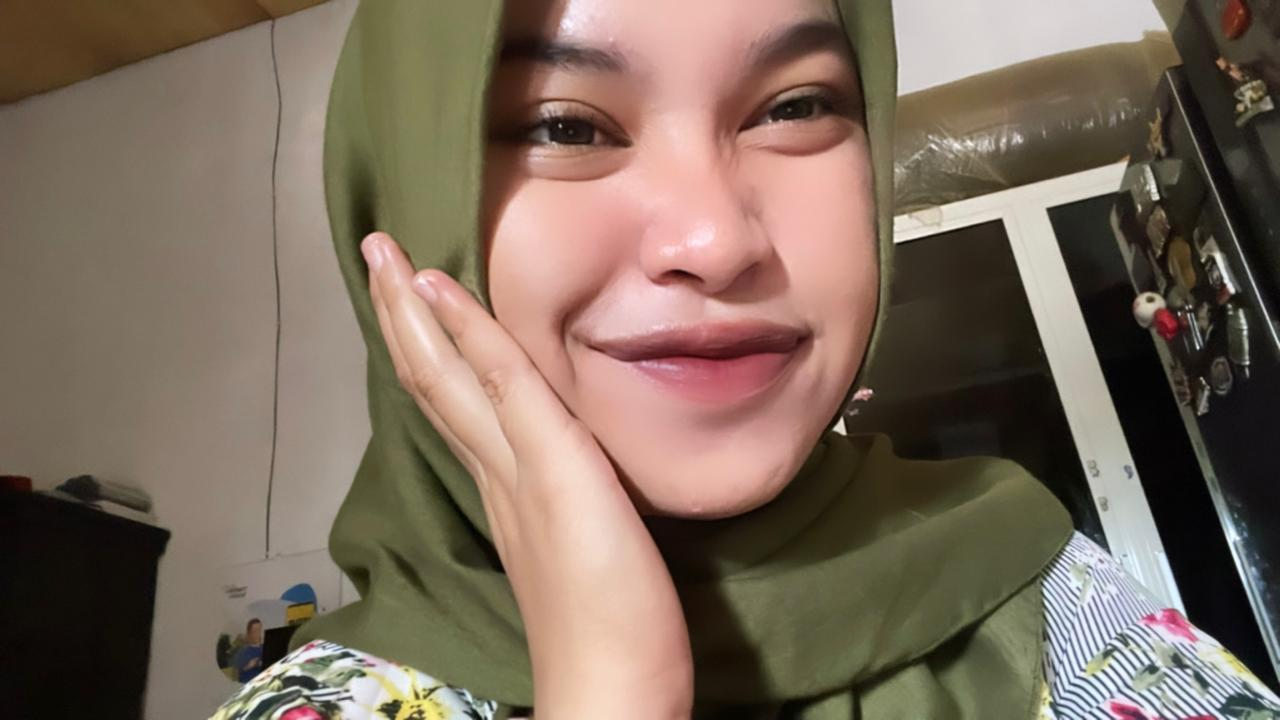
%> input picture UAS PCD dosen raisa/raissaa3.jpeg, 1280 x 720 px
$ octave biner.m   (GNU Octave 9; MATLAB toolbox functions it lacks are replaced by stand-ins)
%> lines starting %> are read from the running program, lines starting %| are printed output that depends on the picture; in (x1, y1, x2, y2) boxes, pixels count from 0 and x2, y2 are one past the last pixel; in counts of white or black regions, pixels touching at a corner belong together; the program's own positions count from 1
clear
clc
close all

img = imread('raissaa3.jpeg');
%> img is the input picture: size 720x1280x3 uint8; mean R, G, B 124.5, 107.4, 93
bnw = im2bw(img);
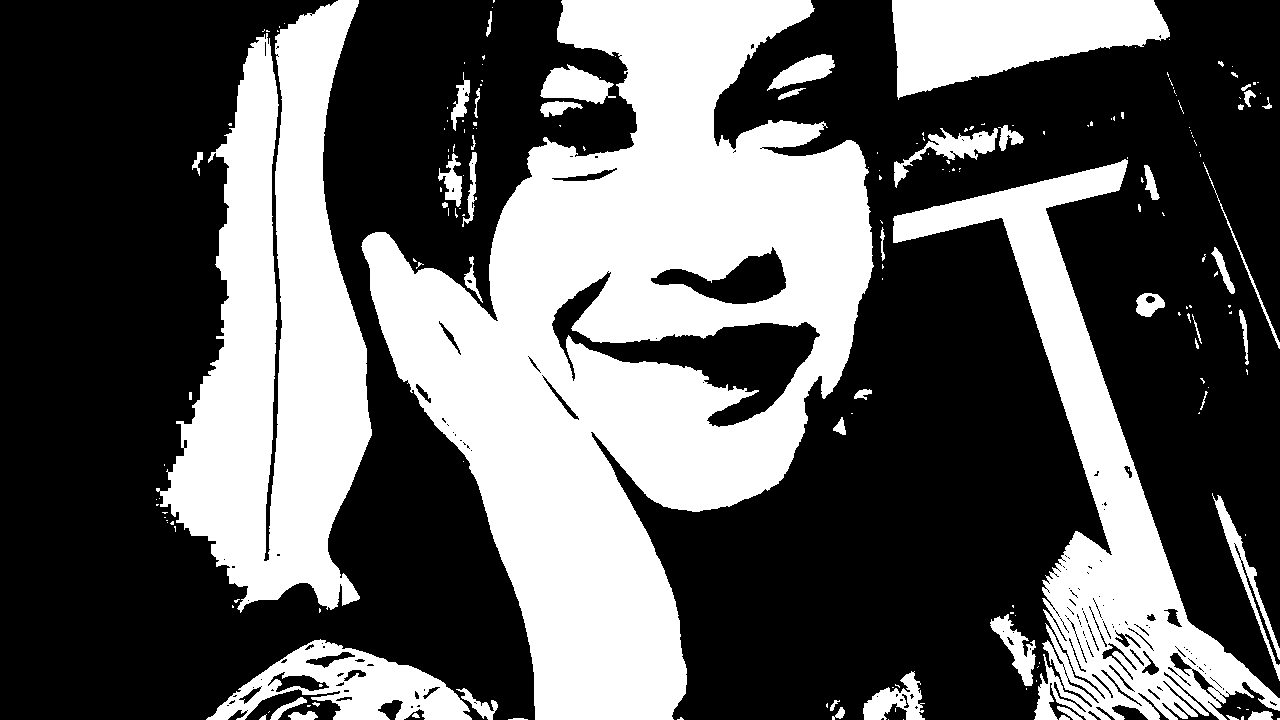
%> bnw: size 720x1280 logical; 37.1% white; 191 white regions (136 under 20 px), largest, box (x1, y1, x2, y2) and area: (361, 0, 874, 720) 178504, (156, 0, 372, 613) 72513, (893, 159, 1280, 720) 47160
R = img(:,:,1);
G = img(:,:,2);
B = img(:,:,3);
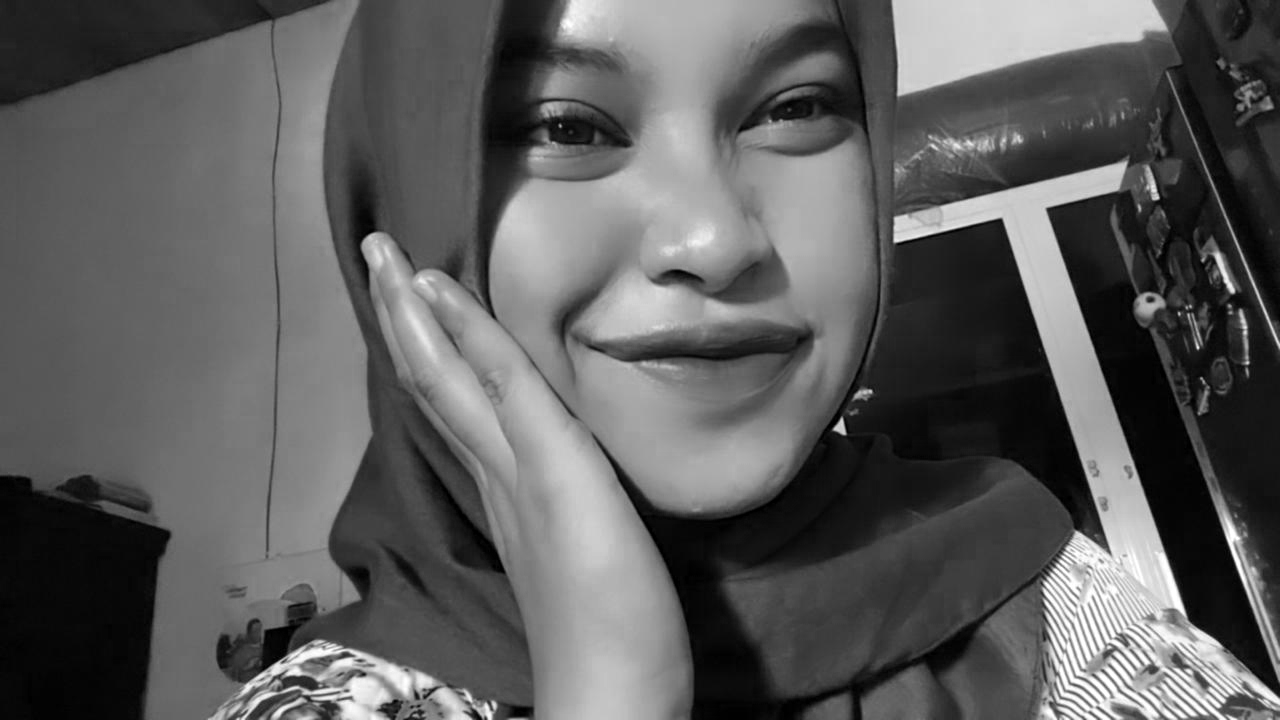
%> B: size 720x1280 uint8; min 0, max 255, mean 93

red = cat(3,R,G.*0,B.*0);
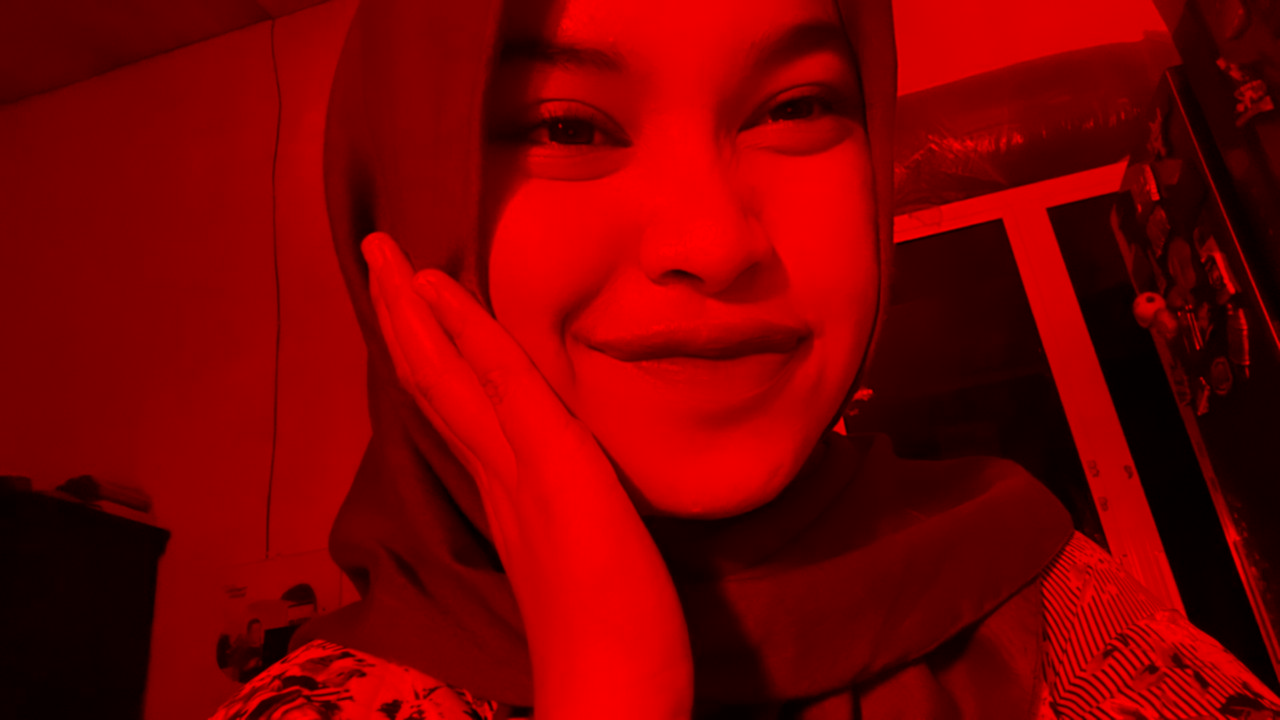
%> red: size 720x1280x3 uint8; mean R, G, B 124.5, 0, 0
green = cat(3,R.*0,G,B.*0);
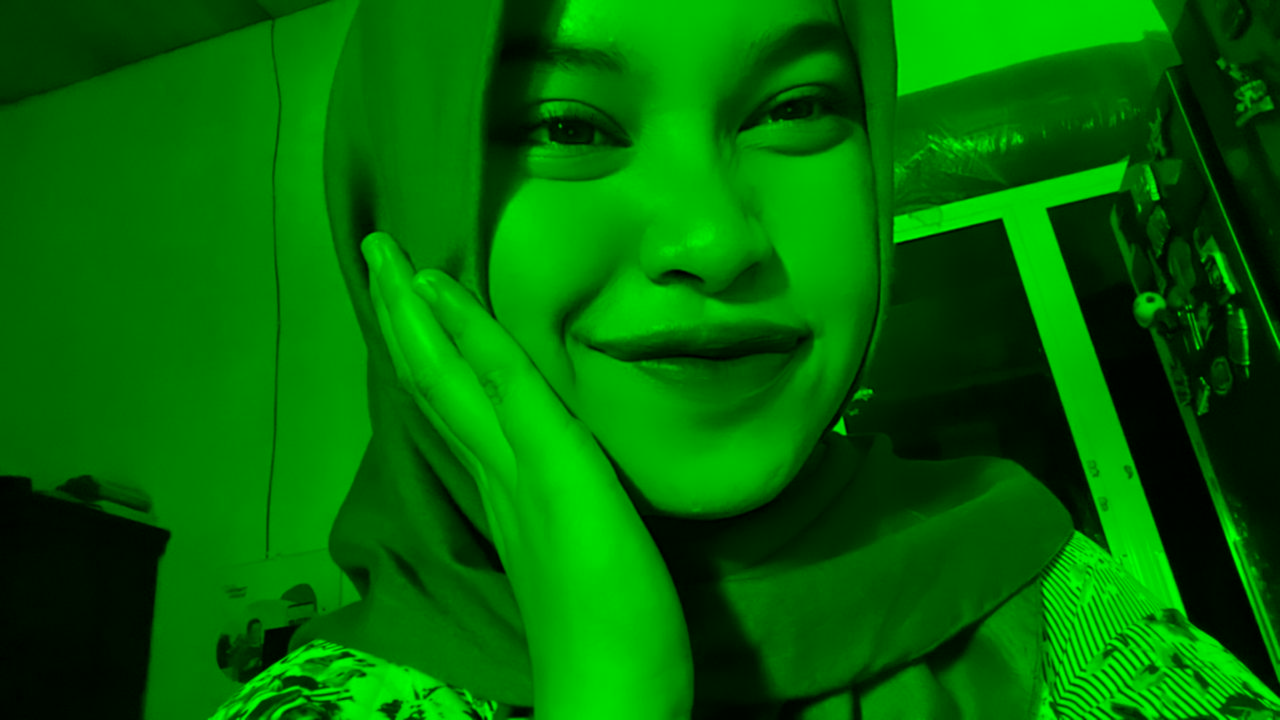
%> green: size 720x1280x3 uint8; mean R, G, B 0, 107.4, 0
blue = cat(3,R.*0,G.*B);

imshow(bnw);

$ run again, with UAS PCD dosen raisa/raisa.jpg copied over UAS PCD dosen raisa/raissaa3.jpeg
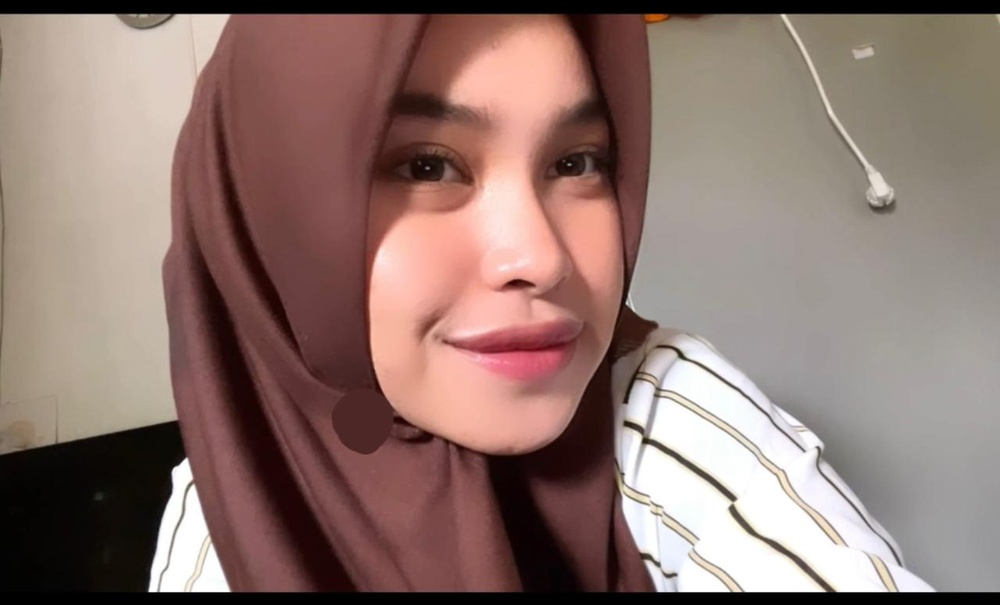
%> input picture UAS PCD dosen raisa/raisa.jpg, 1000 x 605 px, shrunk from 1280 x 775 before the run
%> img is the input picture: size 605x1000x3 uint8; mean R, G, B 143.1, 118.4, 111.8
%> `bnw = im2bw(img);`:
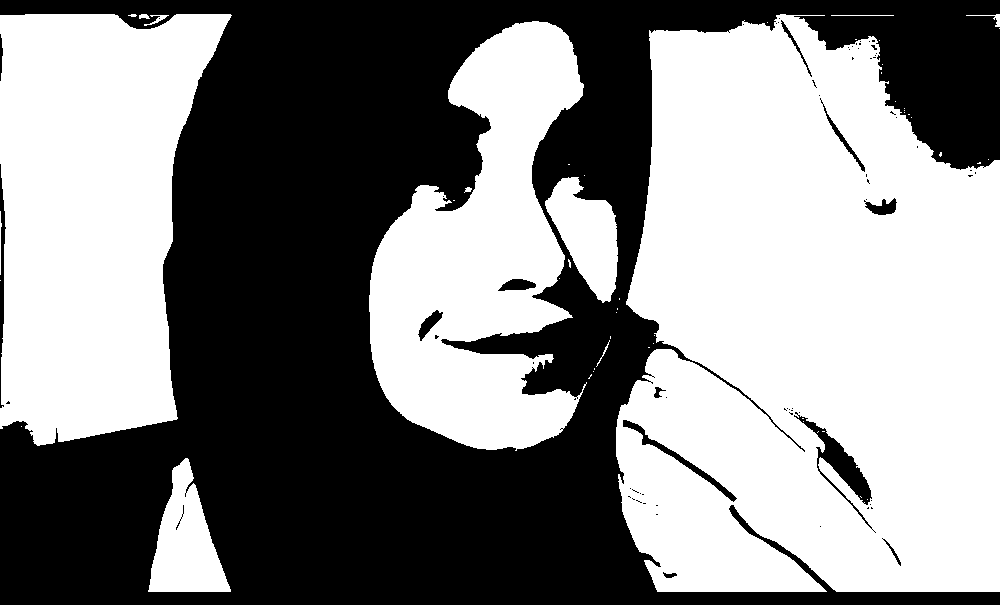
%> bnw: size 605x1000 logical; 53.4% white; 73 black regions (59 under 20 px), largest, box (x1, y1, x2, y2) and area: (0, 0, 1000, 605) 276832, (794, 412, 876, 533) 1777, (623, 420, 737, 502) 786
%> `green = cat(3,R.*0,G,B.*0);`:
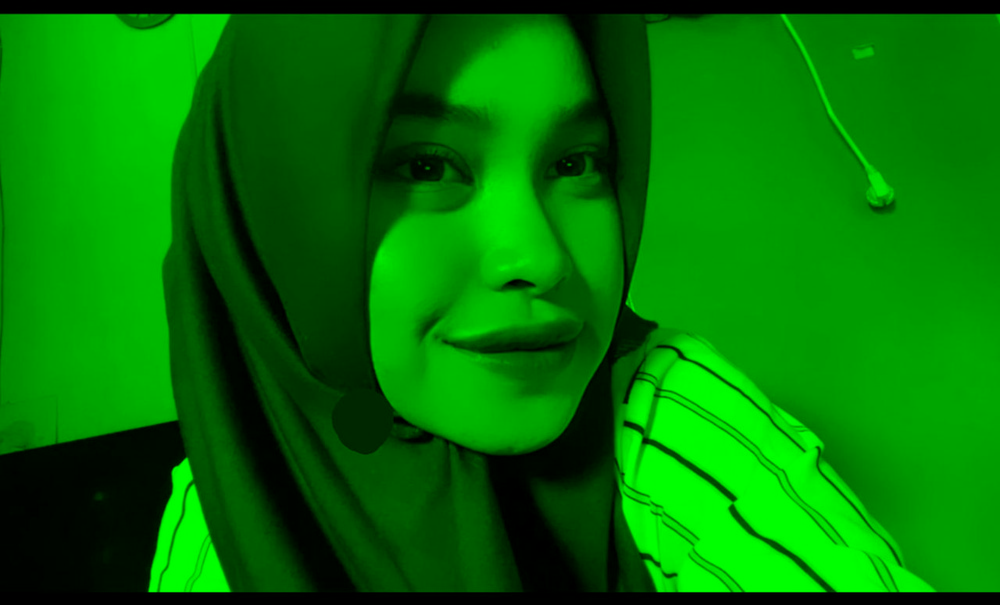
%> green: size 605x1000x3 uint8; mean R, G, B 0, 118.4, 0

$ run again, with UAS PCD dosen raisa/raissa2.jpg copied over UAS PCD dosen raisa/raissaa3.jpeg
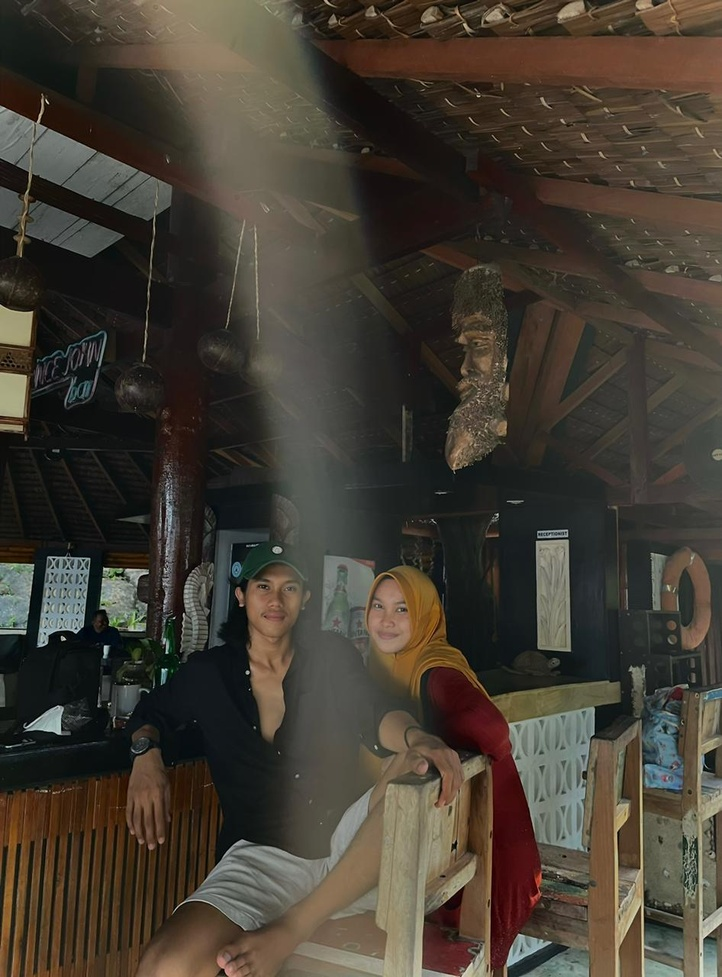
%> input picture UAS PCD dosen raisa/raissa2.jpg, 722 x 977 px, shrunk from 946 x 1280 before the run
%> img is the input picture: size 977x722x3 uint8; mean R, G, B 68, 61.3, 51.2
%> `bnw = im2bw(img);`:
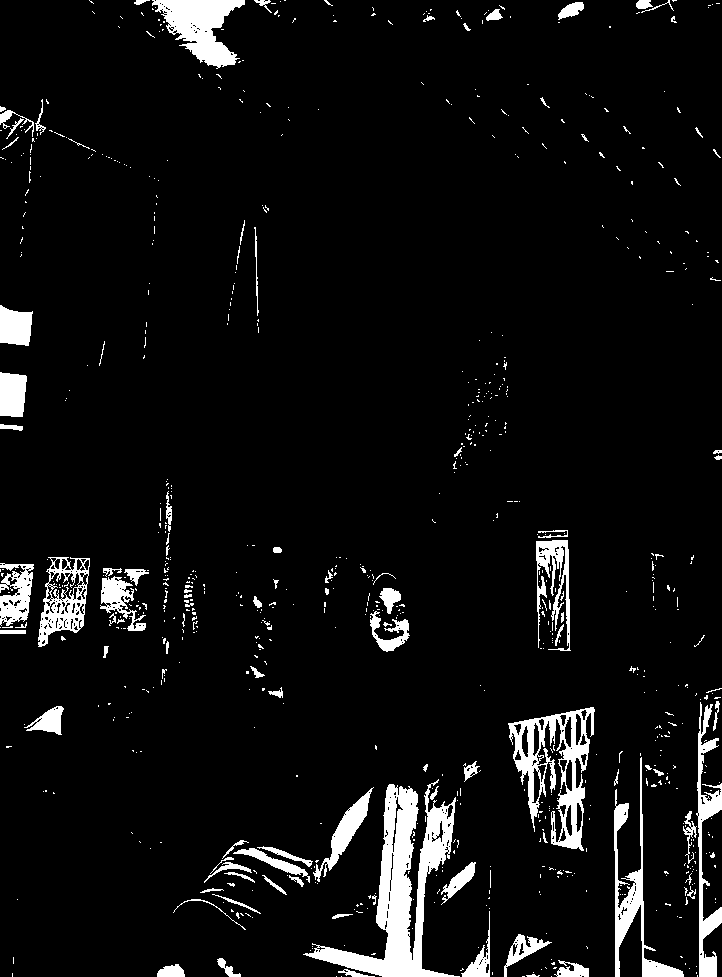
%> bnw: size 977x722 logical; 6.2% white; 805 white regions (703 under 20 px), largest, box (x1, y1, x2, y2) and area: (303, 779, 460, 977) 9204, (508, 707, 595, 851) 4465, (152, 0, 245, 69) 3317
%> `green = cat(3,R.*0,G,B.*0);`:
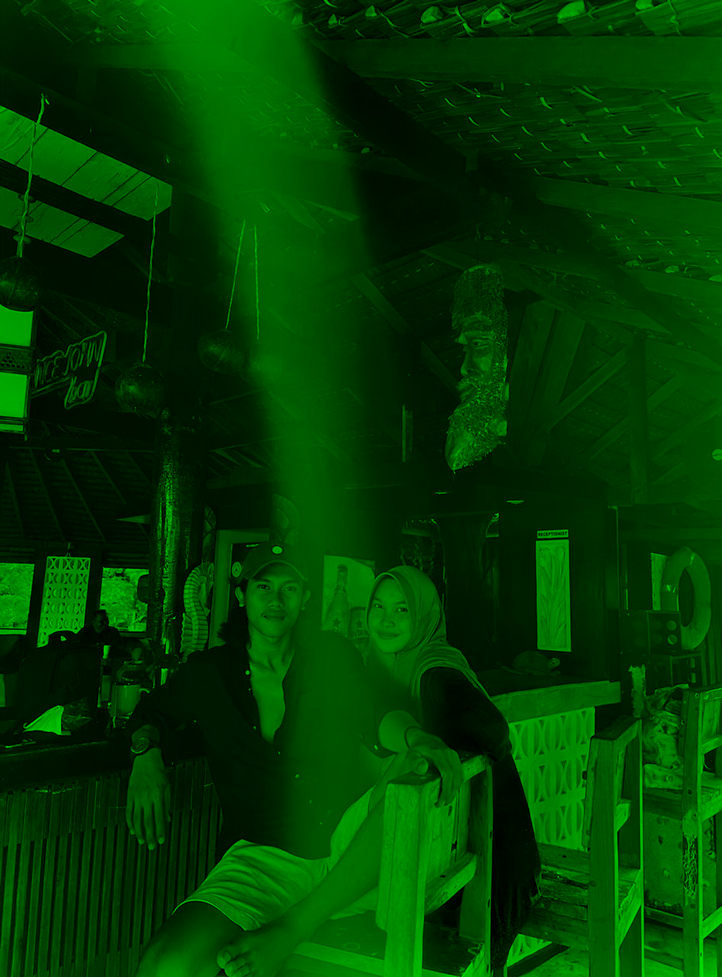
%> green: size 977x722x3 uint8; mean R, G, B 0, 61.3, 0
